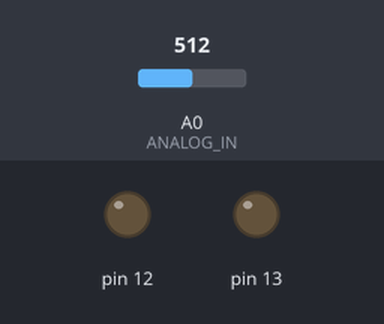
Recording of a sketch running on a simulated Arduino Uno, built with avr-gcc and run on an emulated ATmega328P. On the bench: output pins drawn as LEDs (lit = HIGH). Inputs (shaded band) come from the test bench; at power-on: A0 (ANALOG_IN) = 512.

Above: at 1.2 s.
1.3 s: A0 (ANALOG_IN) set to 105
2.8 s: A0 (ANALOG_IN) set to 92
At 4.0 s:
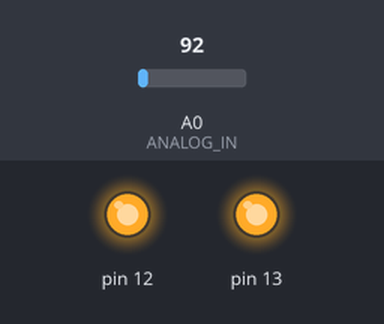
4.3 s: A0 (ANALOG_IN) set to 110
At 6.4 s:
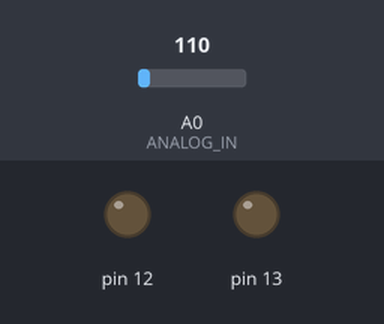
7.3 s: A0 (ANALOG_IN) set to 90
At 8.6 s:
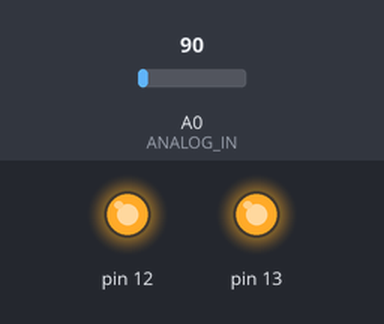
Timing chart, 0 to 9.8 s (numbered marks = the images above; inputs shaded):
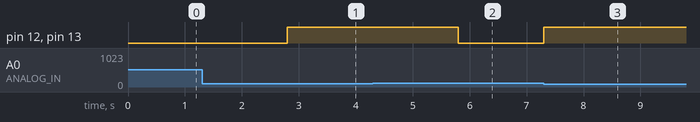

The sketch:

auras00Arduino.ino
```cpp
#define ANALOG_IN A0

#define THRESH 100
#define ONTIME   3000
#define ONDELAY  0


// state variables
int ledState;
unsigned long lastOn;
unsigned long toTurnOn;

void setup() {
  // setup
  //Serial.begin(9600);
  pinMode(13,OUTPUT);
  pinMode(12,OUTPUT);

  // initial state
  ledState = LOW;
  lastOn = millis();
  toTurnOn = -1;

  // pin stuff
  digitalWrite(13,ledState);
  digitalWrite(12,ledState);
  analogReference(DEFAULT);    // 5V
  //analogReference(EXTERNAL);   //
  //analogReference(INTERNAL);    // 1.1V
}

void loop() {
  // read analog in
  int val = analogRead(ANALOG_IN);

  // if off and saw a value and haven't seen other value yet
  //    then set up a time to turn on
  if((ledState == LOW)&&(val < THRESH)&&(toTurnOn == -1)){
    toTurnOn = millis()+ONDELAY;
  }
  // if off and have seen a high value and it's time to turn on
  else if((ledState == LOW)&&(toTurnOn != -1)&&(millis() > toTurnOn)){
    ledState = HIGH;
    toTurnOn = -1;
    digitalWrite(13,ledState);
    digitalWrite(12,ledState);
    lastOn = millis();
  }
  // if on for more than ONTIME milliseconds
  else if((ledState == HIGH)&&((millis()-lastOn) > ONTIME)){
    ledState = LOW;
    digitalWrite(13,ledState);
    digitalWrite(12,ledState);
  }

  Serial.write( 0xff);
  Serial.write( (val >> 8) & 0xff);
  Serial.write( val & 0xff);
}
```

Measured:
- the behaviour switches between 100 and 99 on A0 (ANALOG_IN) (found by bisection; images 0 and 1)
- after the input at 1.3 s, every drawn part: stays the same
- after the input at 2.8 s, pin 12, pin 13: LOW → HIGH at once
- after the input at 4.3 s, pin 12, pin 13: HIGH → LOW after 1.5 s
- after the input at 7.3 s, pin 12, pin 13: LOW → HIGH at once
